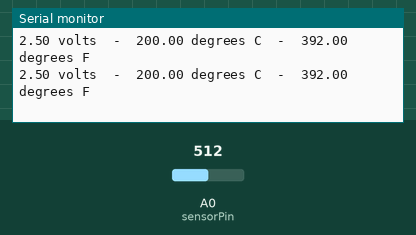
The sketch below on a simulated Arduino Uno, built with avr-gcc and run on an emulated ATmega328P. Parts: the last lines printed to the serial monitor. The inputs (shaded band) are chosen by the test bench; at power-on: A0 (sensorPin) = 512.

Above: at 3.8 s.
3.9 s: A0 (sensorPin) set to 716
At 7.4 s:
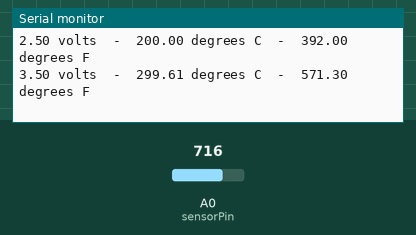
7.8 s: A0 (sensorPin) set to 900
At 9.8 s:
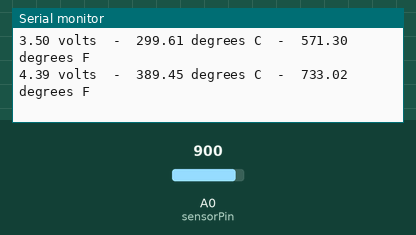
Timing chart, 0 to 11.3 s (numbered marks = the images above; inputs shaded):
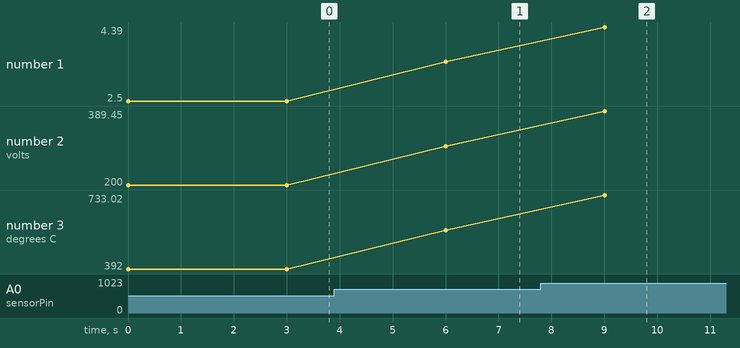

The sketch:

analog_temp_sensor.ino
```cpp
#define sensorPin  A0  //flat side is on our side,left side pin is positive;right pin is gnd

void setup()
{
  Serial.begin(9600); //analog pin is used for input so there is no need for declaration of pin i setup
}

void loop()
{
  int reading = analogRead(sensorPin); //variable 'reading' stores  the value recieved from variable 'sensor pin'
  float voltage = reading * 5.0;
  voltage /= 1024.0; //this kind of syntax shows that voltage variable is reading*5.0/1024.0 not just reading*5.0
  float temperatureC = (voltage - 0.5) * 100 ;
  float temperatureF = (temperatureC * 9.0 / 5.0) + 32.0;

  Serial.print(voltage);
  Serial.print(" volts  -  ");
  Serial.print(temperatureC);
  Serial.print(" degrees C  -  ");
  Serial.print(temperatureF);
  Serial.println(" degrees F");//next line starts in arduino

  delay(3000); //delay of3second to next reading in serial monitor
}
```

Measured:
- after the input at 3.9 s, the serial monitor: prints a new line after 2.1 s (image 1)
- after the input at 7.8 s, the serial monitor: prints a new line after 1.2 s (image 2)
- plotted number 1: 2.5 → 3.5 after the input at 3.9 s, 3.5 → 4.39 after the input at 7.8 s
- plotted number 2: 200 → 299.61 after the input at 3.9 s, 299.61 → 389.45 after the input at 7.8 s
- plotted number 3: 392 → 571.3 after the input at 3.9 s, 571.3 → 733.02 after the input at 7.8 s
